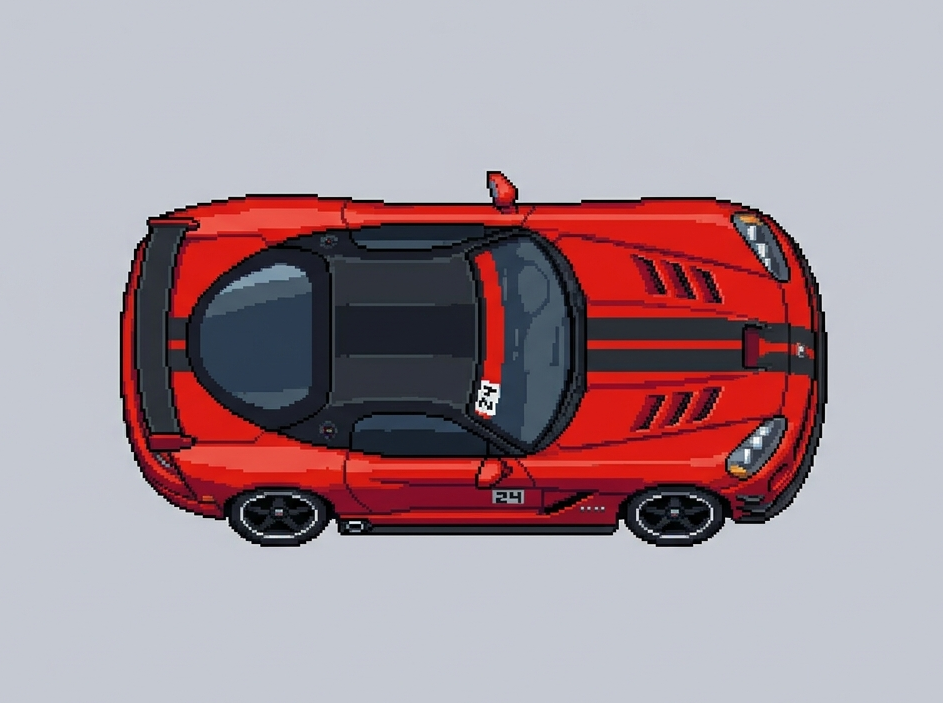
#> input picture tools/car1.png, 943 x 703 px
$ python rotate-car.py
#> lines starting #> are read from the running program, lines starting #| are printed output that depends on the picture
from PIL import Image
import os

def generate_clean_transparent_map(input_image_path, output_filename="car_rotation_map_clean.png", threshold=20):
    # 1. 元画像の読み込み
#> called with input_image_path = 'car1.png', output_filename = 'car_rotation_map_clean.png', threshold = 20
    img = Image.open(input_image_path)
#> img is the input picture: PIL image 943x703 RGBA; mean R, G, B, A 166.2, 145.9, 153.7, 255
    if img.mode != 'RGBA':
        img = img.convert('RGBA')

    w, h = img.size
#> w = 943; h = 703
    print(f"Original Image Size: {w}x{h}")
#| Original Image Size: 943x703

    # 核心①：一番左上(0,0)のドットの色を基準（ベース背景色）にする
    base_color = img.getpixel((0, 0))
#> base_color = (197, 201, 210, 255)
    print(f"Base Background Color: {base_color[:3]}")
#| Base Background Color: (197, 201, 210)
    print(f"Applying Color Threshold: {threshold}")

    # 核心②：全ピクセルを走査し、基準色に近い色をすべて完全透明にする
    new_data = []
    datas = img.getdata()

    for item in datas:
        # item[0]=R, item[1]=G, item[2]=B
        # 基準色との「差の絶対値」をそれぞれ計算する
        diff_r = abs(item[0] - base_color[0])
        diff_g = abs(item[1] - base_color[1])
        diff_b = abs(item[2] - base_color[2])

        # RGBすべての差が、指定した許容値（threshold）以下なら背景とみなす
        if diff_r <= threshold and diff_g <= threshold and diff_b <= threshold:
            new_data.append((0, 0, 0, 0)) # 完全透明（RGBAすべて0）
        else:
            new_data.append(item) # 車体本体はそのまま保持
#> this loop made 662929 passes
#> (item, diff_r, diff_g, diff_b) on passes 1 to 3: ((197, 201, 210, 255), 0, 0, 0), ((197, 201, 210, 255), 0, 0, 0), ((197, 201, 210, 255), 0, 0, 0)
#> after the loop, new_data = 662929 items

    # 透明化したデータに差し替え
    img.putdata(new_data)
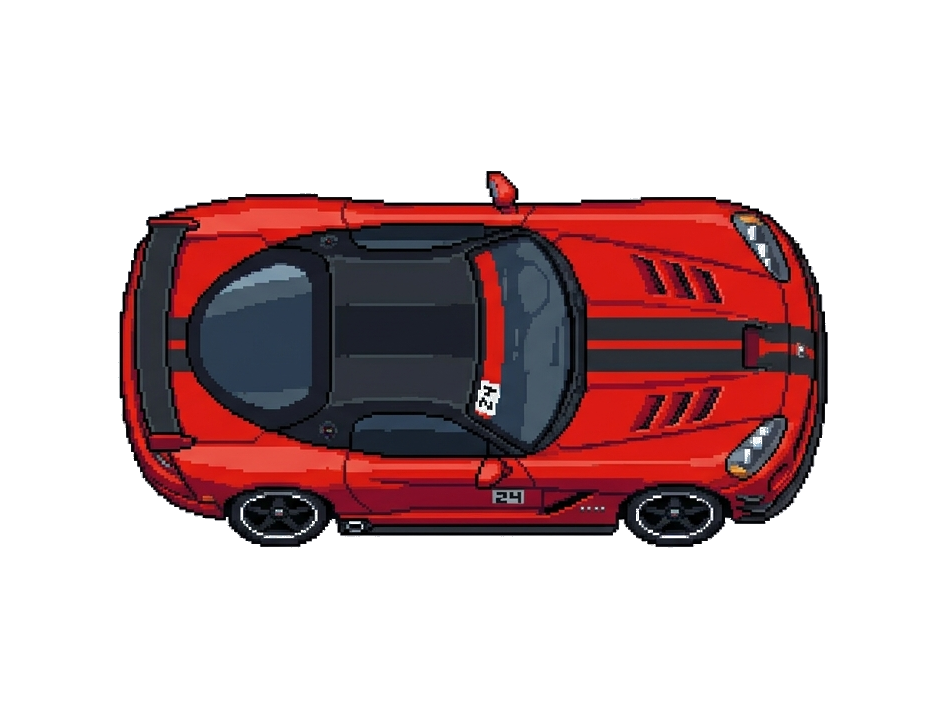
#> img: PIL image 943x703 RGBA; mean R, G, B, A 36.4, 13.6, 15.4, 87; transparent parts drawn white

    # 2. 短辺を基準に、中央を正方形にクリッピング
    short_side = min(w, h)
#> short_side = 703
    left = (w - short_side) // 2
#> left = 120
    top = (h - short_side) // 2
#> top = 0
    right = left + short_side
#> right = 823
    bottom = top + short_side
#> bottom = 703

    square_img = img.crop((left, top, right, bottom))
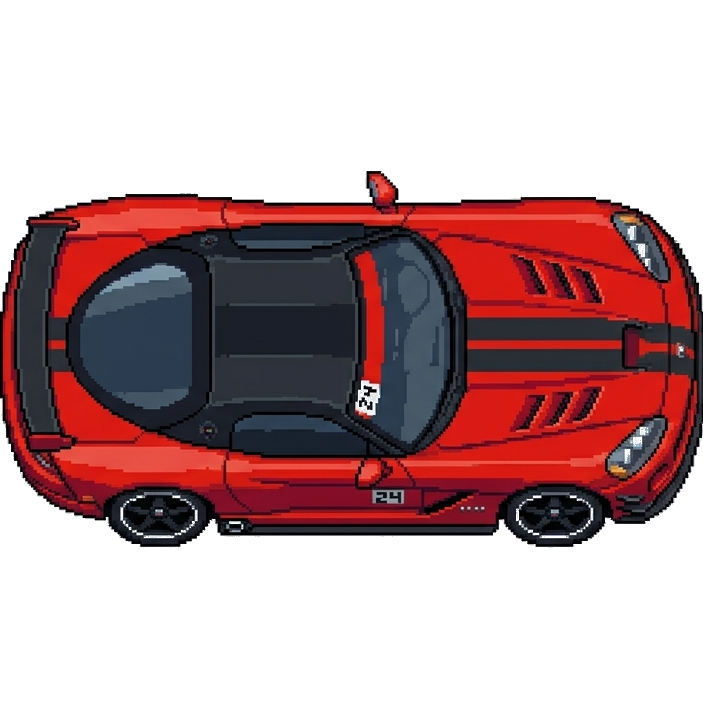
#> square_img: PIL image 703x703 RGBA; mean R, G, B, A 48.8, 18.2, 20.6, 116.5; transparent parts drawn white

    # 3. 縦長キャンバスの作成
    ANGLES = 32
    canvas_w = short_side
#> canvas_w = 703
    canvas_h = short_side * ANGLES
#> canvas_h = 22496
    stitched_image = Image.new('RGBA', (canvas_w, canvas_h), (0, 0, 0, 0))
#> stitched_image: PIL image 703x22496 RGBA; every value is 0

    # 4. 32回まわしながらペタペタ貼り付け
    for i in range(ANGLES):
        angle_deg = -i * (360.0 / ANGLES)

        rotated_img = square_img.rotate(
            angle=angle_deg,
            resample=Image.Resampling.BILINEAR,
            expand=False
        )

        paste_y = i * short_side
        # 自身をマスクとして指定して透過貼り付け
        stitched_image.paste(rotated_img, (0, paste_y), rotated_img)
#> this loop made 32 passes
#> pass 2, in generate_clean_transparent_map, `rotated_img = square_img.rotate( angle=angle_deg, resample=Image.Resam..`:
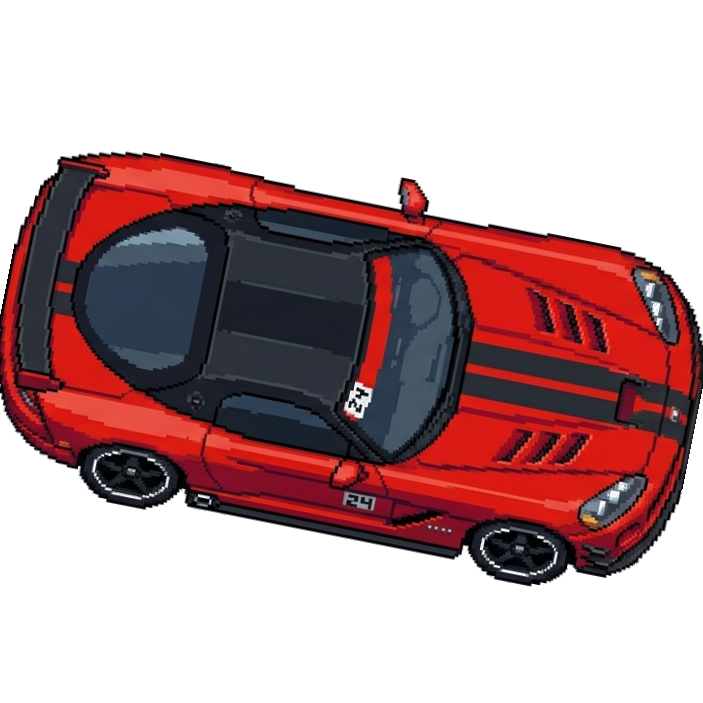
#> rotated_img: PIL image 703x703 RGBA; mean R, G, B, A 48.9, 18.4, 20.8, 116.3; transparent parts drawn white
#> pass 3, in generate_clean_transparent_map, `rotated_img = square_img.rotate( angle=angle_deg, resample=Image.Resam..`:
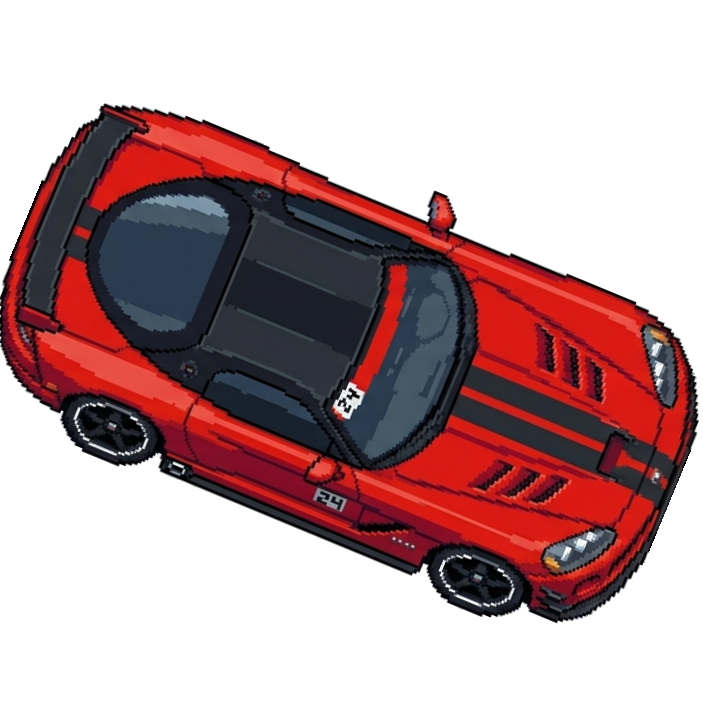
#> rotated_img: PIL image 703x703 RGBA; mean R, G, B, A 49, 18.4, 20.8, 116.4; transparent parts drawn white
#> after the loop:
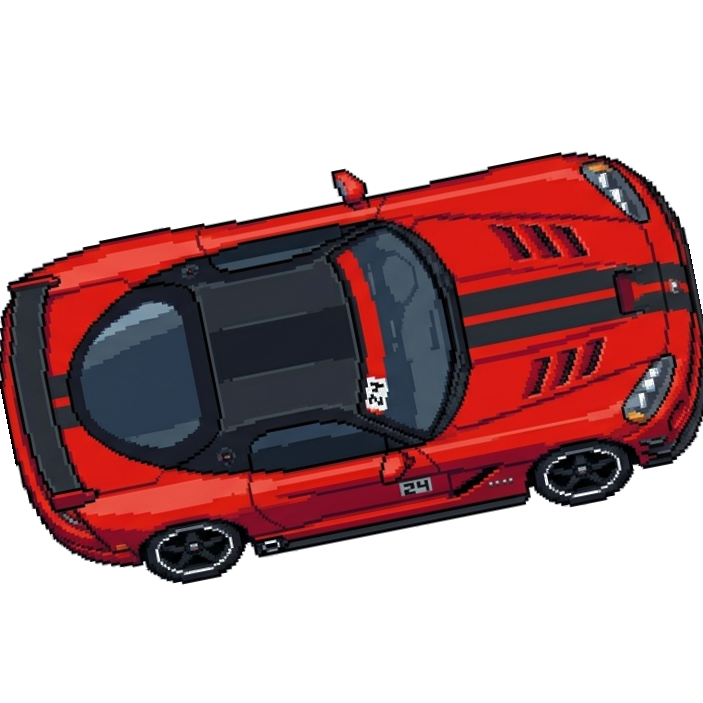
#> rotated_img: PIL image 703x703 RGBA; mean R, G, B, A 48.9, 18.3, 20.7, 116.2; transparent parts drawn white
#> after the loop:
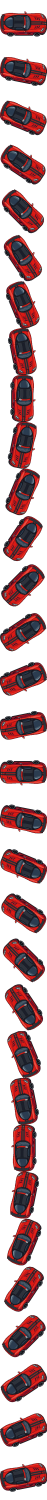
#> stitched_image: PIL image 703x22496 RGBA (shown at 1/15 size); mean R, G, B, A 48.5, 18, 20.4, 116.1; transparent parts drawn white

    # 5. 保存
    stitched_image.save(output_filename)
    print(f"Successfully saved clean map as '{output_filename}'!")

if __name__ == "__main__":
    input_file = "car1.png"

    if os.path.exists(input_file):
        # threshold=20 で消えないノイズがある場合は、25 や 30 に上げてみてください
        # 逆に車の赤いボディまで消え始めたら、15 などに下げてください
        generate_clean_transparent_map(input_file, threshold=20)
    else:
        print(f"Error: {input_file} not found.")
